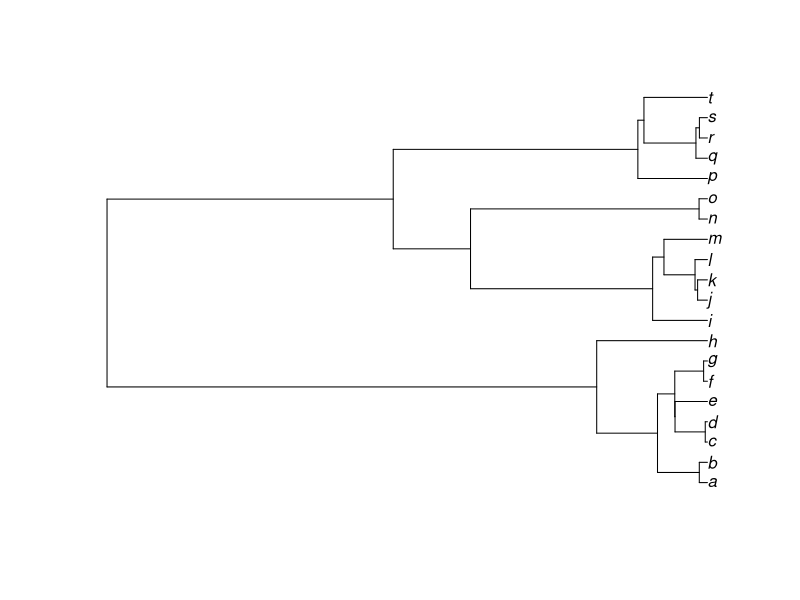
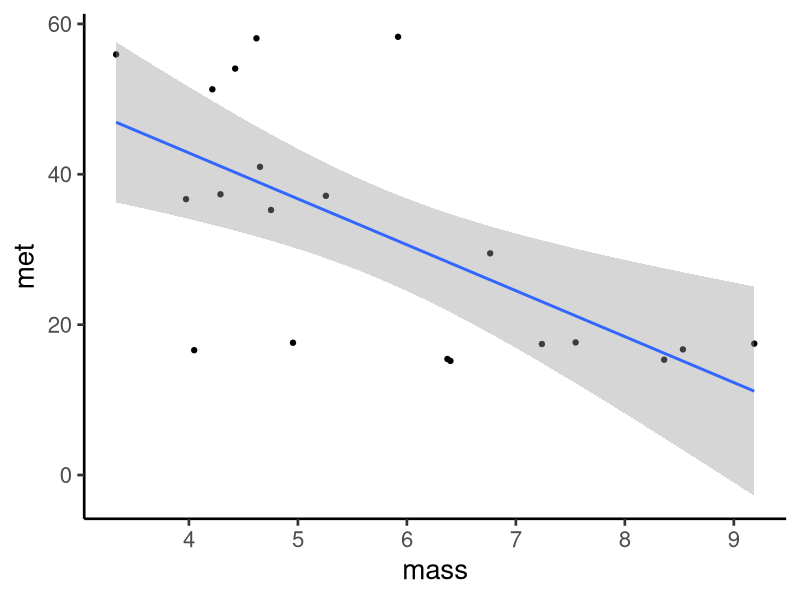
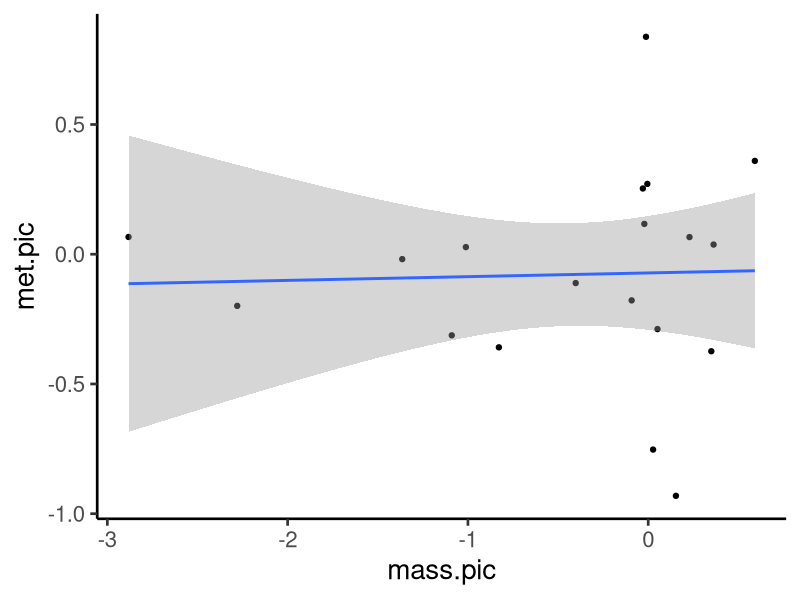
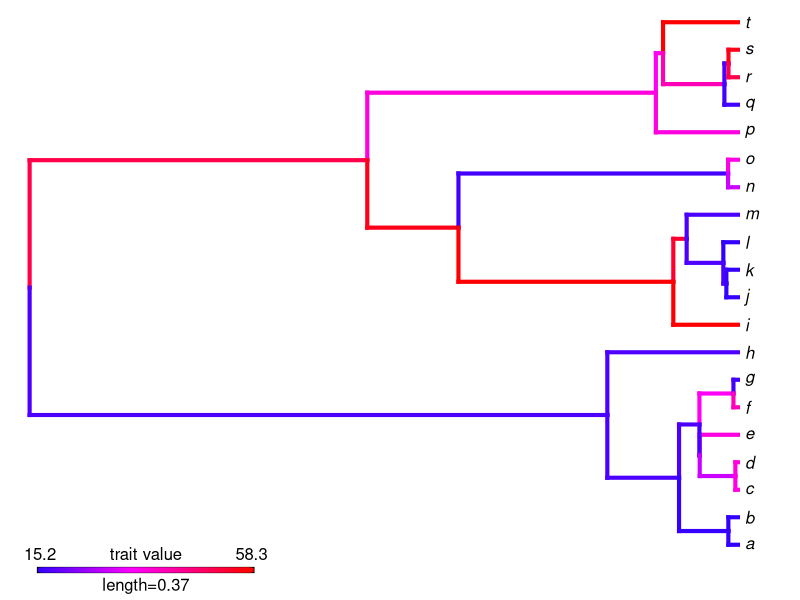
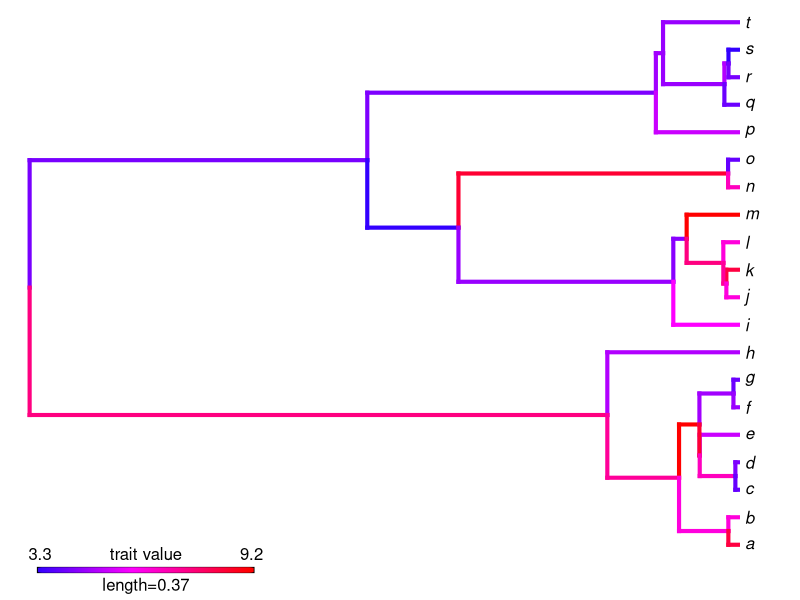
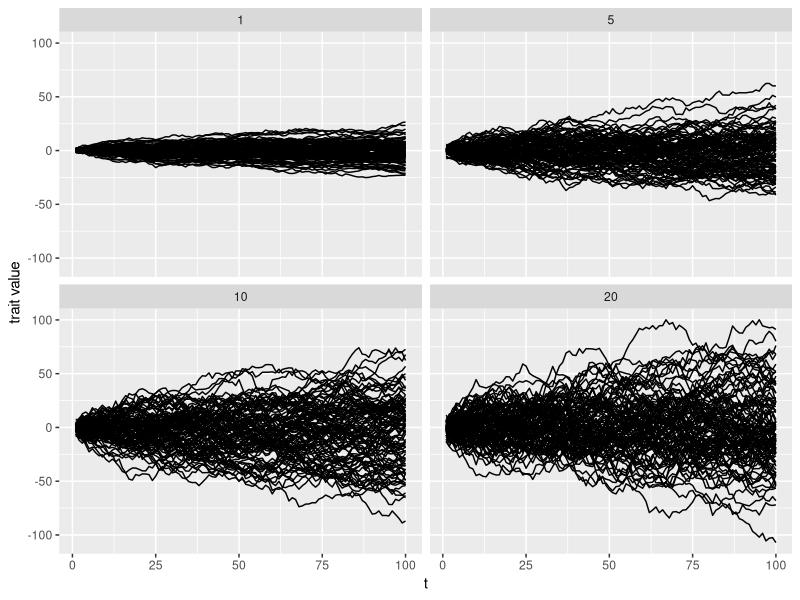
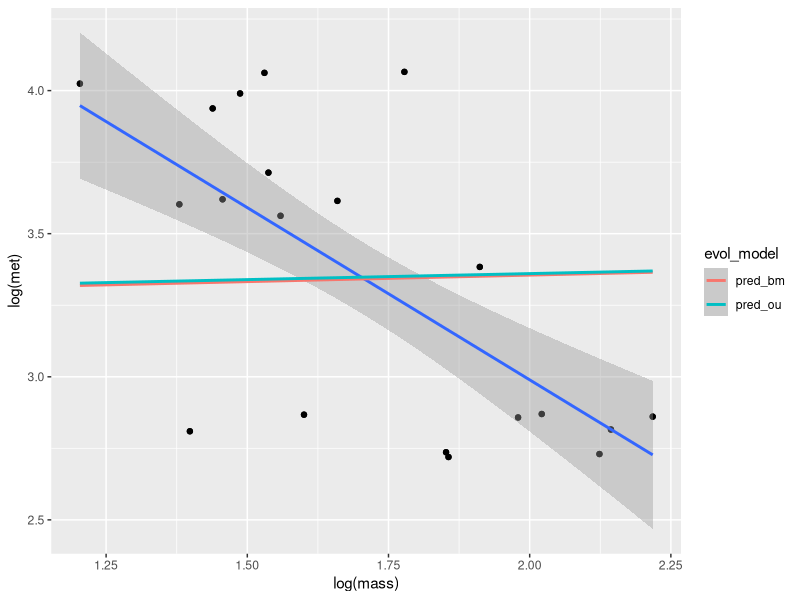

These charts were generated, in order, by the following R code:
## ---- chunk 1
library(tidyverse)
library(kableExtra)
library(ape)
library(phytools)
library(broom)
library(formatR)

## ---- chunk 2
spec <- letters[1:20]
set.seed(123) 
phy <- rcoal(n=20)
phy$tip.label <- spec
plot(phy)

met <- c(runif(1,))
theta <- rep(1, Nedge(phy))
theta[c(1:8)] <- 2
## sensitive to 'alpha' and 'sigma':
met <- rTraitCont(phy, "OU", theta = theta, alpha=.02, sigma=.01)*1000
mass <- c(rnorm(7,n=8,sd=1),rnorm(5,n = 12,sd=1))
## ---- chunk 3
d <- tibble(spec,mass,met)
d%>%
  ggplot(aes(x=mass,y=met))+geom_point()+geom_smooth(method="lm")+theme_classic(20)
## ---- chunk 4
d.lm <- lm(log(met)~log(mass),d)
tidy(anova(d.lm))[,c(1,5,6)]
## ---- chunk 5
mass.pic <- pic(log(mass),phy)
met.pic <- pic(log(met),phy)

qplot(mass.pic,met.pic)+
  geom_smooth(method = "lm")+
  theme_classic(20)
## ---- chunk 6
d.lm.pic <- lm(met.pic~mass.pic)
tidy(
  anova(d.lm.pic)
  )[,c(1,5,6)]
## ---- chunk 7
plotBranchbyTrait(phy,met)
## ---- chunk 8
plotBranchbyTrait(phy,mass)
## ---- chunk 9
sig2 <- 0.1
nsim <- 100
t <- 1:100

sim.l <- list()
for(i in c(1,5,10,20)){
sim.i <- tibble(
  sig2=i,
  x=rnorm(n = nsim * (length(t) - 1), sd = sqrt(i)),
  t=rep(t,nsim-1),
  n.sim=unlist(lapply(1:99,function(x) rep(x,100)))
)%>%
  group_by(n.sim)%>%
  mutate(sim.sum=cumsum(x))
sim.l[[paste0(i)]] <- sim.i
}

sim <- do.call(rbind,sim.l)


sim%>%
  ggplot(aes(t,sim.sum,group=n.sim),alpha=0.01)+geom_line()+facet_wrap(sig2~.,ncol=2)+ylab("trait value")

## ---- chunk 10
library(nlme)
#PGLS under BM,
fit_bm <- gls(log(met) ~log(mass), correlation = corBrownian(1,phy = phy,form=~spec),data = d, method = "ML")

#PGLS under OU
fit_ou <- gls(log(met) ~log(mass), correlation = corMartins(1,phy = phy,form=~spec),data = d, method = "ML")

d$pred_bm <- predict(fit_bm)
d$pred_ou <- predict(fit_ou)

## ---- chunk 11
d %>% 
  pivot_longer(pred_ou:pred_bm,names_to = "evol_model") %>% 
  ggplot(aes(log(mass),log(met)))+
  geom_point() +
  geom_smooth(method="lm")+
  geom_smooth(method="lm",aes(y=value,col=evol_model))
## ---- chunk 12


## ---- chunk 13
AIC(fit_bm,fit_ou)
anova(fit_bm)
